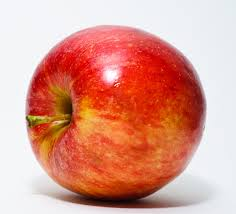
%> input picture MATLAB/CS 1171/HW12/apples.png, 236 x 214 px; the run also reads 2 pictures not shown here
$ octave testHW12.m   (GNU Octave 9; MATLAB toolbox functions it lacks are replaced by stand-ins)
%> lines starting %> are read from the running program, lines starting %| are printed output that depends on the picture; in (x1, y1, x2, y2) boxes, pixels count from 0 and x2, y2 are one past the last pixel; in counts of white or black regions, pixels touching at a corner belong together; the program's own positions count from 1
### MATLAB/CS 1171/HW12/checkImage.m
function outcome = checkImage(img1, img2)
%> called with img1 = 'apples.png', img2 = 'oranges.png'
    im1 = imread(img1);
%> im1 is the input picture: size 214x236x3 uint8; mean R, G, B 219.8, 155.7, 141.1
    im2 = imread(img2);
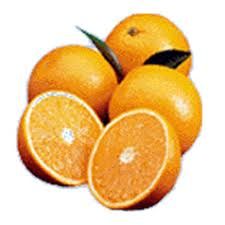
%> input picture MATLAB/CS 1171/HW12/oranges.png, 225 x 225 px
%> im2 is the input picture: size 225x225x3 uint8; mean R, G, B 236.9, 200.9, 147.9
    [rows1, cols1, ~] = size(im1);
%> rows1 = 214; cols1 = 236
    [rows2, cols2, ~] = size(im2);
%> rows2 = 225; cols2 = 225
    if (rows1 == rows2 && cols1 == cols2)
        compareRed = im1(:,:,1) == im2(:,:,1);
        compareGreen = im1(:,:,2) == im2(:,:,2);
        compareBlue = im1(:,:,3) == im2(:,:,3);
        if all(compareRed & compareGreen & compareBlue)
            outcome = 'The images are the same.';
        else
            red = zeros(rows1, cols1);
            blue = zeros(rows1, cols1);
            green = zeros(rows1, cols1);
            compare = compareRed & compareGreen & compareBlue;
            red(compare) = 255;
            blue(compare) = 255;
            green(compare) = 255;
            im3 = cat(3,red,green,blue);
            [name1, ext] = strtok(img1,'.');
            name2 = strtok(img2, '.');
            img3 = [ name1 , 'VS', name2, ext];
            imwrite(im3,img3);
            outcome = 'The RGB values are different.';
        end
    else
        outcome = 'The images have different dimensions.';
    end
end

### MATLAB/CS 1171/HW12/testHW12.m
ABCs_hw12_pretest
%checkImage
out1 = checkImage('apples.png', 'oranges.png');
out2 = checkImage('flower1.png', 'flower2.png');
%> call 2 of checkImage, with img1 = 'flower1.png', img2 = 'flower2.png'
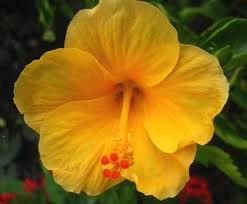
%> input picture MATLAB/CS 1171/HW12/flower1.png, 247 x 204 px
%> in checkImage, im1 is the input picture: size 204x247x3 uint8; mean R, G, B 135.9, 100.3, 18.4
%> in checkImage (call 2), `compareRed = im1(:,:,1) == im2(:,:,1);`: compareRed: size 204x247 logical; every value is 1
out3 = checkImage('oranges.png', 'tangerines.png');
%> call 3 of checkImage, with img1 = 'oranges.png', img2 = 'tangerines.png'
%> in checkImage (call 3), `compareRed = im1(:,:,1) == im2(:,:,1);`:
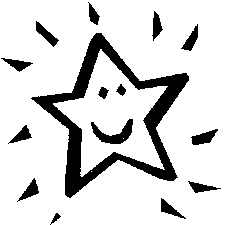
%> compareRed: size 225x225 logical; 84.4% white; 15 black regions, largest, box (x1, y1, x2, y2) and area: (31, 33, 189, 198) 5382, (91, 119, 133, 144) 445, (191, 129, 218, 145) 232
%> in checkImage (call 3), `compareGreen = im1(:,:,2) == im2(:,:,2);`: compareGreen: size 225x225 logical; every value is 1
%> (the run ends here)
